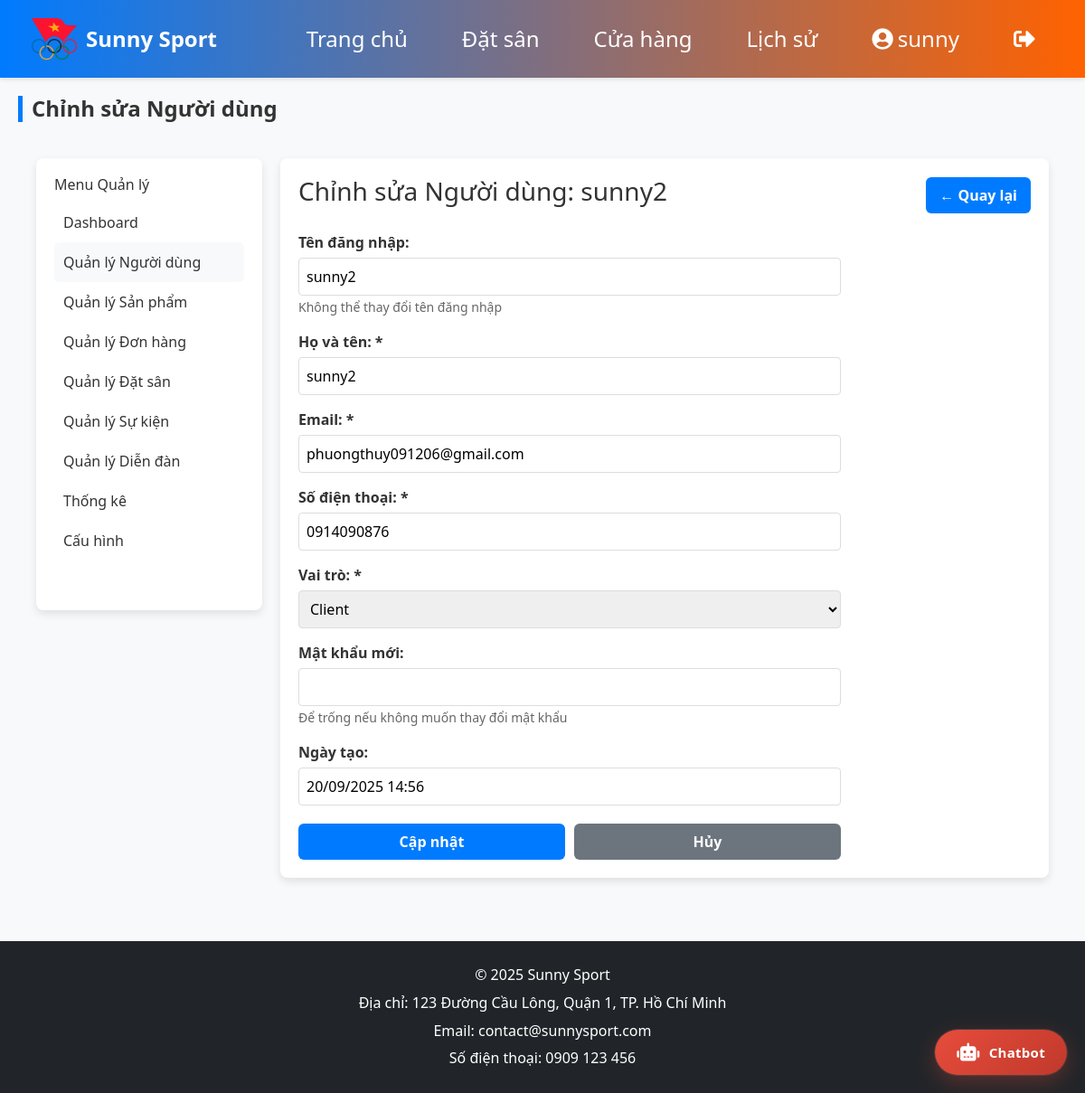
Page /admin_edit_user.php?id=13 (signed in) on the committed database.
### tables this page shows
CREATE TABLE `users` (
  `user_id` int(11) NOT NULL COMMENT 'Mã người dùng',
  `username` varchar(50) NOT NULL COMMENT 'Tên đăng nhập (duy nhất)',
  `password` varchar(255) NOT NULL COMMENT 'Mật khẩu (mã hóa)',
  `full_name` varchar(100) NOT NULL COMMENT 'Họ và tên',
  `phone` varchar(15) NOT NULL COMMENT 'Số điện thoại',
  `email` varchar(100) DEFAULT NULL COMMENT 'Email',
  `created_at` timestamp NOT NULL DEFAULT current_timestamp() COMMENT 'Thời gian tạo',
  `role` enum('client','admin') DEFAULT 'client' COMMENT 'Vai trò: client (khách hàng), admin (quản trị viên)'
);

### admin_edit_user.php (the view, shortened to what this page needs)
<?php
include 'config/database.php';
$user_id = $_GET['id'] ?? 0;
if ($user_id) {
    $stmt = $conn->prepare("SELECT * FROM users WHERE user_id = ?");
    $stmt->bind_param("i", $user_id);
    $stmt->execute();
    $result = $stmt->get_result();
    $user = $result->fetch_assoc();
}
include 'includes/header.php';
?>
<h2 class="section-title">Chỉnh sửa Người dùng</h2>
<div class="shop-container" style="display:flex; gap:20px; align-items:flex-start; padding:20px;">
    <div class="product-filter" style="background:white; padding:20px; border-radius:8px; box-shadow:0 4px 10px rgba(0,0,0,0.1); width:250px; min-height:500px;">
        <h3 style="font-size:16px; color:#333;">Menu Quản lý</h3>
        <ul style="list-style:none; padding:0;">
            <li><a href="admin.php?section=dashboard" style="display:block; padding:10px; color:#333; text-decoration:none;">Dashboard</a></li>
            <li><a href="admin.php?section=users" style="display:block; padding:10px; color:#333; text-decoration:none; background:#f8f9fa; border-radius:6px;">Quản lý Người dùng</a></li>
            <li><a href="admin.php?section=products" style="display:block; padding:10px; color:#333; text-decoration:none;">Quản lý Sản phẩm</a></li>
            <li><a href="admin.php?section=orders" style="display:block; padding:10px; color:#333; text-decoration:none;">Quản lý Đơn hàng</a></li>
            <li><a href="admin.php?section=bookings" style="display:block; padding:10px; color:#333; text-decoration:none;">Quản lý Đặt sân</a></li>
            <li><a href="admin.php?section=events" style="display:block; padding:10px; color:#333; text-decoration:none;">Quản lý Sự kiện</a></li>
            <li><a href="admin.php?section=forum" style="display:block; padding:10px; color:#333; text-decoration:none;">Quản lý Diễn đàn</a></li>
            <li><a href="admin.php?section=stats" style="display:block; padding:10px; color:#333; text-decoration:none;">Thống kê</a></li>
            <li><a href="admin.php?section=settings" style="display:block; padding:10px; color:#333; text-decoration:none;">Cấu hình</a></li>
        </ul>
    </div>
    <div class="admin-content" style="flex:1; background:white; padding:20px; border-radius:8px; box-shadow:0 4px 10px rgba(0,0,0,0.1);">
        <div style="display:flex; justify-content:space-between; align-items:center; margin-bottom:20px;">
            <h3>Chỉnh sửa Người dùng: <?php echo htmlspecialchars($user['full_name']); ?></h3>
            <a href="admin.php?section=users" class="filter-submit" style="text-decoration:none;">← Quay lại</a>
        </div>
        <form method="post" style="max-width:600px;">
            <div style="margin-bottom:15px;">
                <label style="display:block; margin-bottom:5px; font-weight:600;">Tên đăng nhập:</label>
                <input type="text" value="<?php echo htmlspecialchars($user['username']); ?>" style="width:100%; padding:8px; border:1px solid #ddd; border-radius:4px;" readonly>
                <small style="color:#666;">Không thể thay đổi tên đăng nhập</small>
            </div>
            <div style="margin-bottom:15px;">
                <label style="display:block; margin-bottom:5px; font-weight:600;">Họ và tên: *</label>
                <input type="text" name="full_name" value="<?php echo htmlspecialchars($user['full_name']); ?>" required style="width:100%; padding:8px; border:1px solid #ddd; border-radius:4px;">
            </div>
            <div style="margin-bottom:15px;">
                <label style="display:block; margin-bottom:5px; font-weight:600;">Email: *</label>
                <input type="email" name="email" value="<?php echo htmlspecialchars($user['email']); ?>" required style="width:100%; padding:8px; border:1px solid #ddd; border-radius:4px;">
            </div>
            <div style="margin-bottom:15px;">
                <label style="display:block; margin-bottom:5px; font-weight:600;">Số điện thoại: *</label>
                <input type="tel" name="phone" value="<?php echo htmlspecialchars($user['phone']); ?>" required style="width:100%; padding:8px; border:1px solid #ddd; border-radius:4px;">
            </div>
            <div style="margin-bottom:15px;">
                <label style="display:block; margin-bottom:5px; font-weight:600;">Vai trò: *</label>
                <select name="role" required style="width:100%; padding:8px; border:1px solid #ddd; border-radius:4px;">
                    <option value="client" <?php echo $user['role'] === 'client' ? 'selected' : ''; ?>>Client</option>
                </select>
            </div>
            <div style="margin-bottom:15px;">
                <label style="display:block; margin-bottom:5px; font-weight:600;">Mật khẩu mới:</label>
                <input type="password" name="new_password" style="width:100%; padding:8px; border:1px solid #ddd; border-radius:4px;">
                <small style="color:#666;">Để trống nếu không muốn thay đổi mật khẩu</small>
            </div>
            <div style="margin-bottom:20px;">
                <label style="display:block; margin-bottom:5px; font-weight:600;">Ngày tạo:</label>
                <input type="text" value="<?php echo date('d/m/Y H:i', strtotime($user['created_at'])); ?>" style="width:100%; padding:8px; border:1px solid #ddd; border-radius:4px;" readonly>
            </div>
            <div style="display:flex; gap:10px;">
                <button type="submit" class="filter-submit" style="flex:1;">Cập nhật</button>
                <a href="admin.php?section=users" class="filter-submit" style="flex:1; text-align:center; text-decoration:none; background:#6c757d;">Hủy</a>
            </div>
        </form>
    </div>
</div>
<?php include 'includes/footer.php'; ?>

### includes/header.php (style rules this page uses)
* { margin:0; padding:0; box-sizing: border-box; }
body { font-family: "Segoe UI", sans-serif; background: #f8f9fa; color: #333; }
.section-title { font-size: 24px; font-weight: bold; margin-bottom: 15px; color: #007bff; border-left: 5px solid #007bff; padding-left: 10px; }
label { display: block; margin-bottom: 5px; font-weight: 500; }
input, select, button { width: 100%; padding: 10px; border: 1px solid #ddd; border-radius: 6px; }
button { background: #007bff; color: white; border: none; cursor: pointer; }

### admin_edit_user.php (style rules this page uses)
.section-title { font-size:24px; color:#333; margin-bottom:20px; }
.product-filter h3 { font-size:16px; color:#333; margin-bottom:10px; }
.filter-submit { background:#007bff; color:white; padding:8px 15px; border:none; border-radius:6px; font-weight:600; cursor:pointer; text-align:center; }

### rows in the picture
users: full_name "sunny2", username "sunny2", email "phuongthuy091206@gmail.com", phone "0914090876", role "Client", created_at "20/09/2025 14:56"

### other values in the picture
$_SESSION['username'] "sunny"
